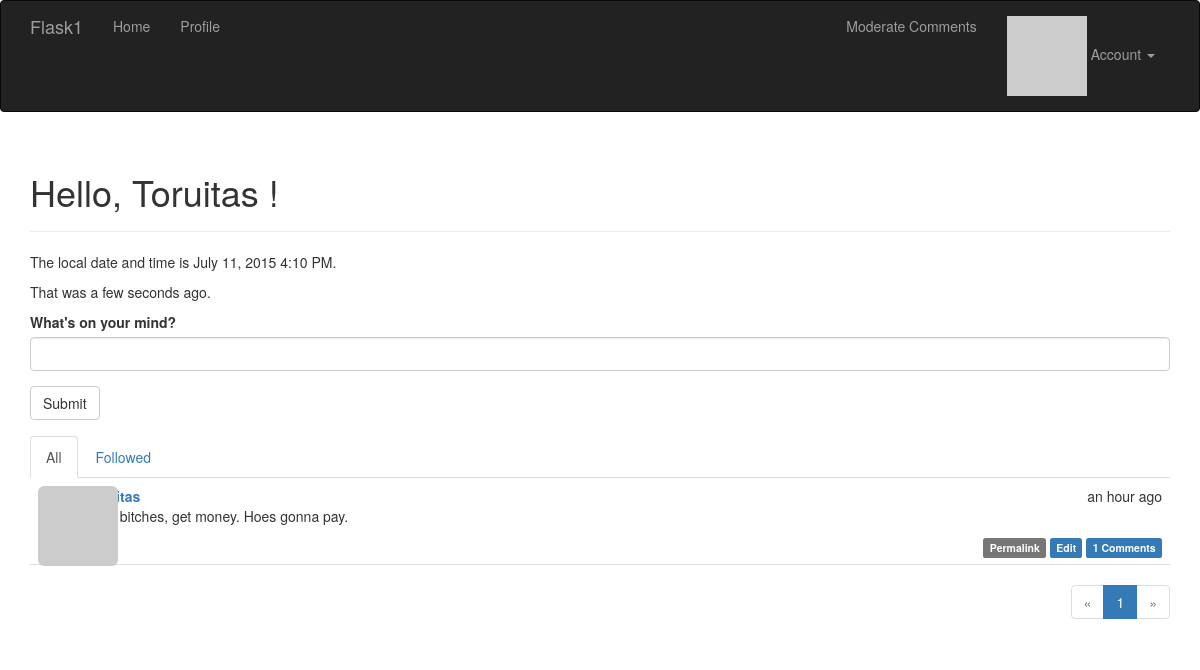
The page / (signed in) on the database its author committed.
### app/models.py (models this page shows, shortened)
class User(db.Model, UserMixin):
    __tablename__ = 'users'
    id = db.Column(db.Integer, primary_key=True)
    email = db.Column(db.String(64), unique=True, index=True)
    username = db.Column(db.String(64),unique=True, index=True)
    role_id = db.Column(db.Integer,db.ForeignKey('roles.id'))  # foreign key must match
    password_hash = db.Column(db.String(128))
    confirmed = db.Column(db.Boolean, default = False)
    name = db.Column(db.String(64))
    location = db.Column(db.String(64))
    about_me = db.Column(db.Text())
    member_since = db.Column(db.DateTime(),default=datetime.datetime.utcnow)
    last_seen = db.Column(db.DateTime(),default=datetime.datetime.utcnow)  # refresh this evrytime usr access site
    avatar_hash = db.Column(db.String(32))
    posts = db.relationship('Post', backref='author', lazy='dynamic')  # adds author attr to Posts
    followed = db.relationship('Follow',  # class relationship
                               foreign_keys = [Follow.follower_id],  # specify foreign key to use
                               backref = db.backref('follower', lazy='joined'),  # backrefs to Follow model.
                               lazy = 'dynamic',  # dynamic returns query objects rather than items directly, so
                               cascade = 'all, delete-orphan')  # how acts performed on a parent obj propogate to
    followers = db.relationship('Follow',
                                foreign_keys = [Follow.followed_id],
                                backref = db.backref('followed', lazy='joined'),
                                lazy='dynamic',
                                cascade = 'all, delete-orphan')
    comments = db.relationship('Comment', backref='author', lazy = 'dynamic')
    def gravatar(self, size=100, default='identicon', rating='g'):
        if request.is_secure:
            url = 'https://secure.gravatar.com/avatar'
        else:
            url = 'http://www.gravatar.com/avatar'
        hash = self.avatar_hash or hashlib.md5(self.email.encode('utf-8')).hexdigest()
        return '{url}/{hash}?s={size}&d={default}&r={rating}'.format(
            url=url, hash=hash, size=size, default=default, rating=rating
        )
    def ping(self):
        self.last_seen = datetime.datetime.utcnow()
        db.session.add(self)
    def can(self, permissions):
        return self.role is not None and (self.role.permissions & permissions) == permissions
    @property
    def password(self):
        """
        Trying to read password property will return this error, since original password can't be
        recovered once hashed
        :return:
        """
        raise AttributeError('password is not a readable attribute')

class Post(db.Model):
    __tablename__ = 'posts'
    id = db.Column(db.Integer, primary_key=True)
    body = db.Column(db.Text)
    timestamp = db.Column(db.DateTime, index=True, default=datetime.datetime.utcnow)
    author_id = db.Column(db.Integer, db.ForeignKey('users.id'))
    body_html = db.Column(db.Text)
    comments = db.relationship('Comment', backref='post', lazy='dynamic')

### app/main/views.py (the view)
@main.route('/', methods = ['GET','POST'])
def index():
    form = PostForm()
    if current_user.can(Permission.WRITE_ARTICLES) and form.validate_on_submit():
        post = Post(body=form.body.data,
                    author=current_user._get_current_object())
        db.session.add(post)
        return redirect(url_for('.index'))  # redirs within blueprint can use this form, across needs 'bpname.index'
    page = request.args.get('page',1, type=int)  # request's query string is available as request.args. When explicit
    show_followed = False
    if current_user.is_authenticated():
        show_followed = bool(request.cookies.get('show_followed',''))  # choice of showing all or none stored in cookie
    if show_followed:
        query = current_user.followed_posts  # uses user's followed posts property.
    else:
        query = Post.query
    pagination = query.order_by(Post.timestamp.desc()).paginate(
        page, per_page=current_app.config['FLASKY_POSTS_PER_PAGE'], error_out=False)  # paginate obj takes page num
    posts = pagination.items
    return render_template('index.html',
                           form=form,
                           pagination=pagination,
                           posts  = posts,
                           current_time = datetime.utcnow(),
                           show_followed=show_followed)

### app/main/forms.py
class PostForm(Form):
    body = PageDownField("What's on your mind?", validators = [DataRequired()])
    submit = SubmitField("Submit")

### app/auth/views.py (called while the page is built)
@auth.before_app_request  # intercepts request under these conditions
def before_request():
    if current_user.is_authenticated():
        current_user.ping()
        if not current_user.confirmed and request.endpoint[:5] != 'auth.' and request.endpoint != 'static':
            return redirect(url_for('auth.unconfirmed'))

### app/main/__init__.py (called while the page is built)
@main.app_context_processor
def inject_permissions():
    return dict(Permission = Permission)

### app/main/views.py (called while the page is built, shortened)
@main.after_app_request
def after_request(response):
    return response

### app/models.py (called while the page is built)
@login_manager.user_loader
def load_user(user_id):
    return User.query.get(int(user_id))

### app/templates/index.html (shortened to what this page needs)
{% extends "base.html" %}
{% import "bootstrap/wtf.html" as wtf %}
{% import "_macros.html" as macros %}
{% block page_content %}
<div class="page-header">
    <h1>Hello, {% if current_user.is_authenticated() %}
        {{ current_user.username }}
    {% else %}
        Stranger
    {% endif %}!</h1>
</div>
<p>The local date and time is {{ moment(current_time).format('LLL') }}.</p>
<p>That was {{ moment(current_time).fromNow(refresh=True) }}.</p>
{% if current_user.can(Permission.WRITE_ARTICLES) %}
<div>
    {{ wtf.quick_form(form) }}
</div>
{% endif %}
<div class="post-tabs">
    <ul class="nav nav-tabs">
        <li{% if not show_followed %} class="active"{% endif %}><a href="{{ url_for('.show_all') }}">All</a></li>
        {% if current_user.is_authenticated() %}
        <li{% if show_followed %} class="active"{% endif %}><a href="{{ url_for('.show_followed') }}">Followed</a></li>
        {% endif %}
    </ul>
    {% include '_posts.html' %}
</div>
{% if pagination %}
<div class="pagination">
    {{ macros.pagination_widget(pagination, '.index') }}
</div>
{% endif %}
{% endblock %}

### app/templates/_posts.html (shortened to what this page needs)
<ul class="posts">
    {% for post in posts %}
    <li class="post">
        <div class="profile-thumbnail">
            <a href="{{ url_for('.user', username=post.author.username) }}">
                <img class="img-rounded profile-thumbnail" src="{{ post.author.gravatar(size=40) }}">
            </a>
        </div>
        <div class="post-content">
            <div class="post-date">{{ moment(post.timestamp).fromNow() }}</div>
            <div class="post-author">
                <a href="{{ url_for('.user', username=post.author.username) }}">
                </a>
            </div>
            <div class="post-body">
                {% if post.body_html %}
                    {{ post.body_html | safe }}
                {% else %}
                    {{ post.body }}
                {% endif %}
            </div>
            <div class="post-footer">
                <a href="{{ url_for('.post',id=post.id) }}">
                    <span class="label label-default">Permalink</span>
                </a>
                {% if current_user == post.author %}
                <a href="{{ url_for('.edit', id=post.id) }}">
                    <span class="label label-primary">Edit</span>
                </a>
                {% elif current_user.is_administrator() %}
                <a href="{{ url_for('.edit', id=post.id) }}">
                    <span class="label label-danger">Edit [Admin]</span>
                </a>
                {% endif %}
                <a href="{{ url_for('.post', id=post.id) }}#comments">
                    <span class="label label-primary">{{ post.comments.count() }} Comments</span>
                </a>
            </div>
        </div>
    </li>
    {% endfor %}
</ul>

### app/static/styles.css (style rules this page uses)
.profile-thumbnail { position: absolute; }
div.post-tabs { margin-top: 16px; }
ul.posts { list-style-type: none; padding: 0px; margin: 16px 0px 0px 0px; border-top: 1px solid #e0e0e0; }
div.post-tabs ul.posts { margin: 0px; border-top: none; }
ul.posts li.post { padding: 8px; border-bottom: 1px solid #e0e0e0; }
div.post-date { float: right; }
div.post-author { font-weight: bold; }
div.post-content { margin-left: 48px; min-height: 48px; }
div.post-footer { text-align: right; }
div.pagination { width: 100%; text-align: right; padding: 0px; margin: 0px; }

### rows shown on the page
User: username "Toruitas"
Post: timestamp "an hour ago", body_html "Fuck bitches, get money. Hoes gonna pay.", comments.count "1"

### other values the page prints
{{ p }} "1"
